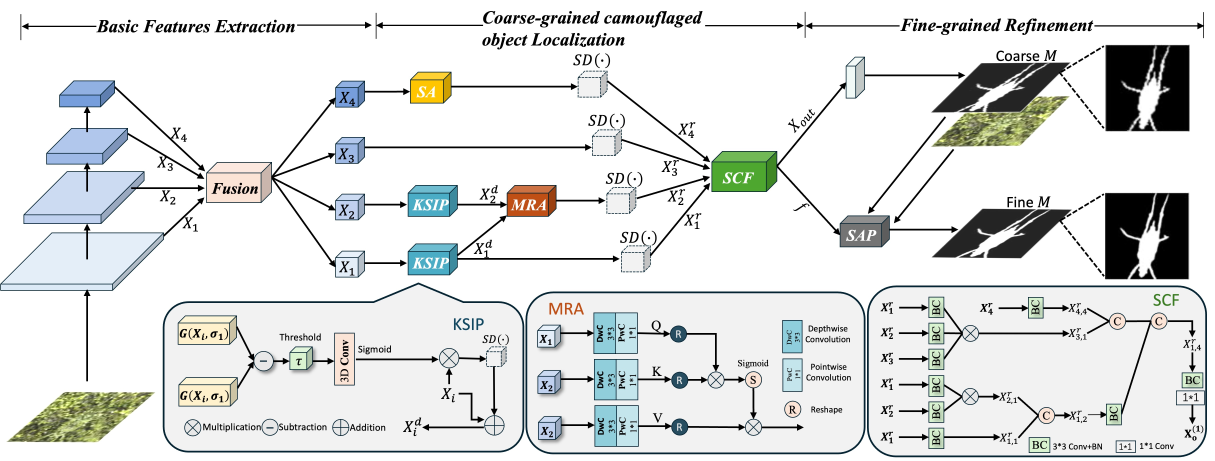
#> input picture figs/baseline.jpg, 4858 x 1842 px (shown at 1/4 size)
$ python -i preproc.py   (imports and definitions only)
#> lines starting #> are read from the running program, lines starting #| are printed output that depends on the picture
#> further down, picture is the input picture: PIL image 4858x1842 RGB; mean R, G, B 222.7, 224.7, 223.8
from PIL import Image, ImageEnhance
import random
import numpy as np
import random


# [42 lines left out: functions preproc, cv_random_flip, random_crop, random_rotate, not called in this run]


def color_enhance(image):
    bright_intensity = random.randint(5, 15) / 10.0
    image = ImageEnhance.Brightness(image).enhance(bright_intensity)
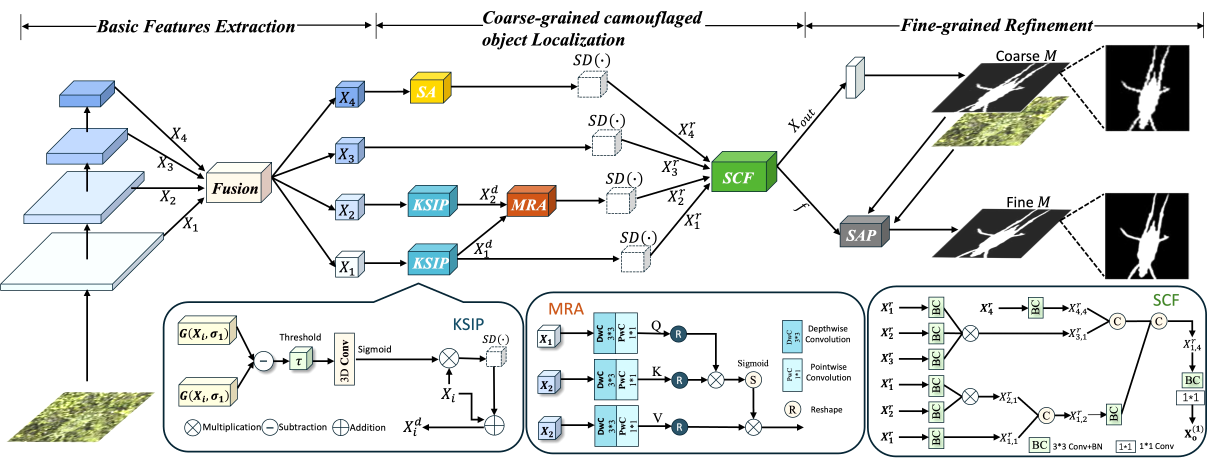
#> image: PIL image 4858x1842 RGB (shown at 1/4 size); mean R, G, B 227.6, 229.9, 228.7
    contrast_intensity = random.randint(5, 15) / 10.0
    image = ImageEnhance.Contrast(image).enhance(contrast_intensity)
    color_intensity = random.randint(0, 20) / 10.0
    image = ImageEnhance.Color(image).enhance(color_intensity)
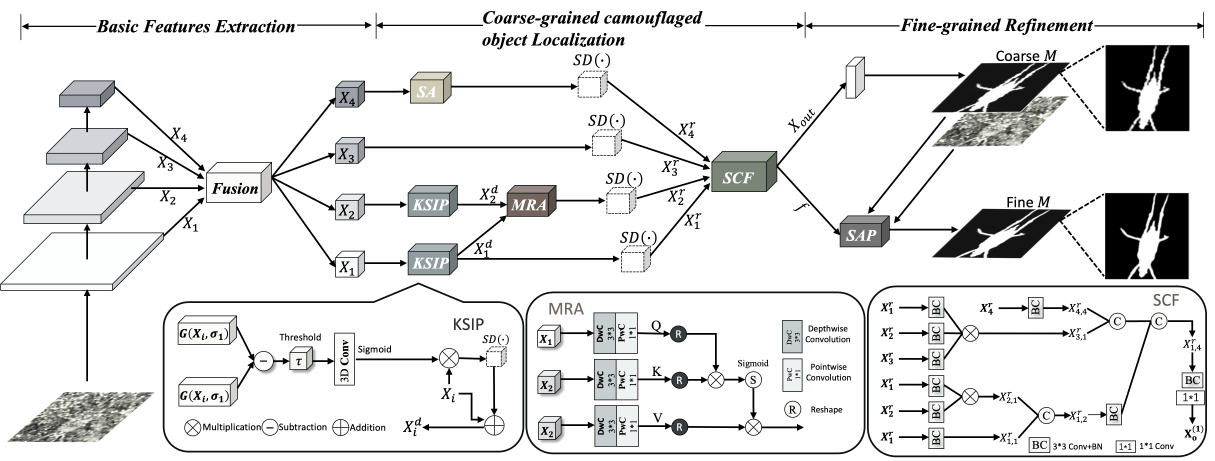
#> image: PIL image 4858x1842 RGB (shown at 1/4 size); mean R, G, B 227.8, 228, 227.9
    sharp_intensity = random.randint(0, 30) / 10.0
    image = ImageEnhance.Sharpness(image).enhance(sharp_intensity)
    return image


# [24 lines left out: functions random_gaussian, random_pepper, not called in this run]

>>> from PIL import Image
>>> picture = Image.open('figs/baseline.jpg')
>>> result = color_enhance(picture)
